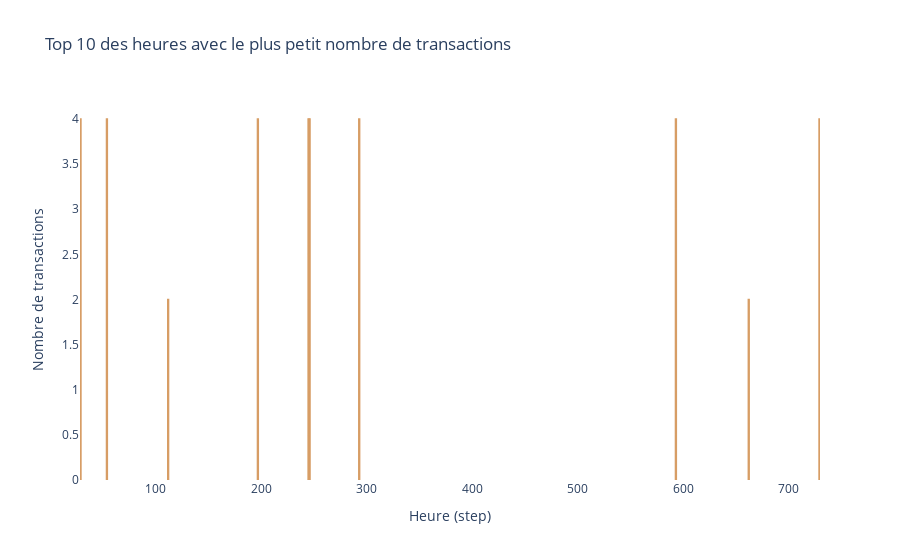

The notebook cell this image was saved under:
### Code cell
import plotly.graph_objects as go
from pyspark.sql.functions import col

# Gestion d'erreur pour un DataFrame vide
try:
    # Convertir le DataFrame Spark en Pandas DataFrame
    pandas_df = top_10_least_hours.toPandas()

    # Créer le graphique à barres
    fig = go.Figure(data=[go.Bar(
        x=pandas_df["step"],
        y=pandas_df["transaction_count"],
        marker_color='rgb(255, 165, 0)', # Orange pour la visibilité
        marker_line_color='rgb(205, 133, 63)', # Brun foncé pour le contour
        marker_line_width=1.5,
        opacity=0.8
    )])

    # Personnaliser le graphique
    fig.update_layout(
        title='Top 10 des heures avec le plus petit nombre de transactions',
        xaxis_title='Heure (step)',
        yaxis_title='Nombre de transactions',
        plot_bgcolor='rgba(0,0,0,0)',  # Fond transparent
        paper_bgcolor='rgba(0,0,0,0)',  # Fond transparent
        xaxis={'categoryorder':'total ascending'} # Trie les catégories par ordre croissant du nombre total
    )

    # Afficher le graphique
    fig.show()
except Exception as e:
    print(f"Une erreur s'est produite : {e}")
    print("Veuillez vérifier que le DataFrame 'top_10_least_hours' est correctement défini et non vide.")

### Figure 1 — Plotly figure (JSON) as saved in the notebook; plotly's stock layout.template omitted (floating-point values rounded to 4 significant figures)
{"data": [{"marker": {"color": "rgb(255, 165, 0)", "line": {"color": "rgb(205, 133, 63)", "width": 1.5}}, "opacity": 0.8, "type": "bar", "x": [112, 662, 729, 197, 246, 245, 54, 293, 29, 593], "y": [2, 2, 4, 4, 4, 4, 4, 4, 4, 4]}], "layout": {"paper_bgcolor": "rgba(0,0,0,0)", "plot_bgcolor": "rgba(0,0,0,0)", "title": {"text": "Top 10 des heures avec le plus petit nombre de transactions"}, "xaxis": {"categoryorder": "total ascending", "title": {"text": "Heure (step)"}}, "yaxis": {"title": {"text": "Nombre de transactions"}}}}
